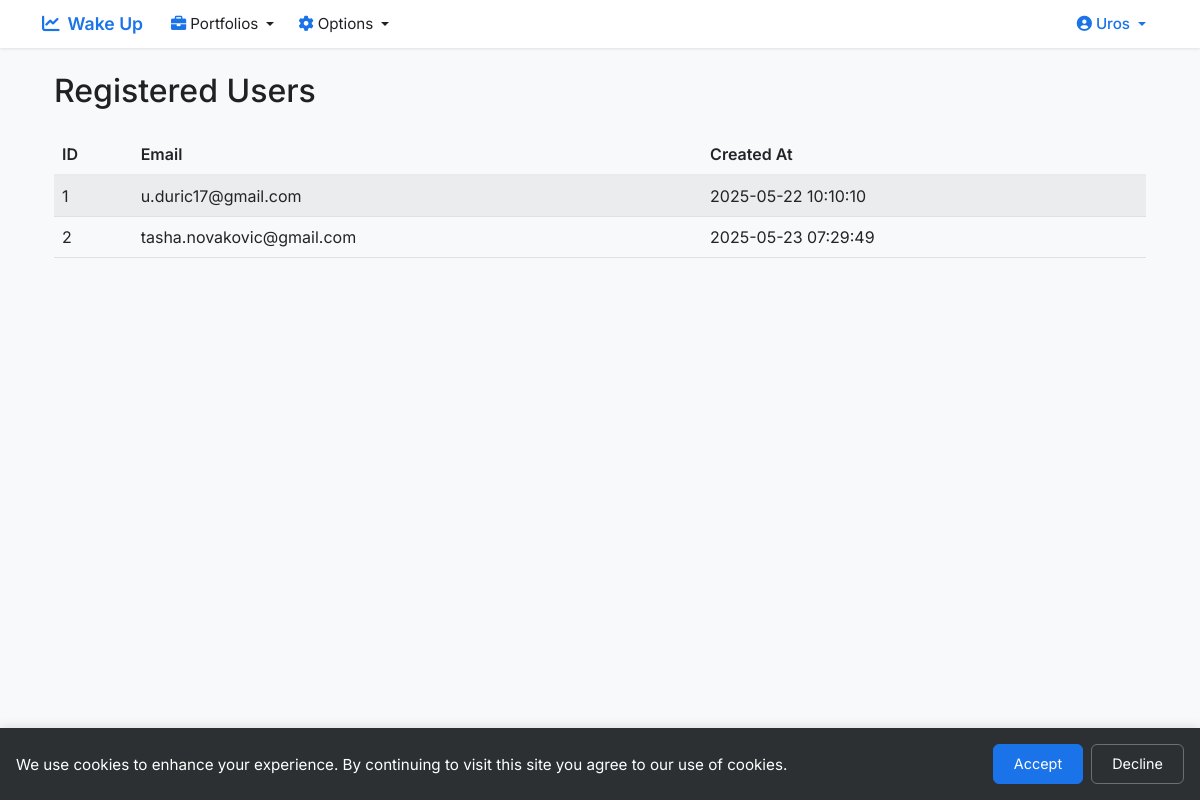
Page /users (signed in) on the earlier database version.
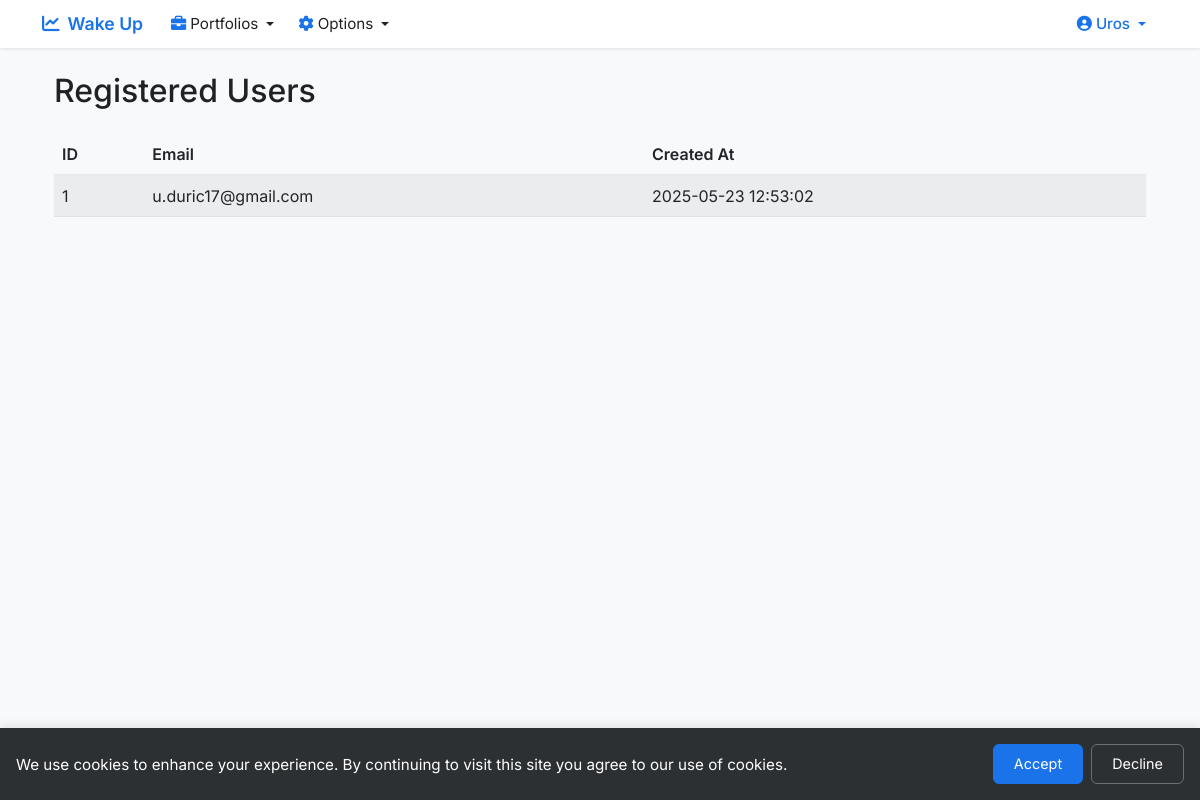
Same page on the later database version.
### app.py (models this page shows, shortened)
class User(UserMixin, db.Model):
    id = db.Column(db.Integer, primary_key=True)
    email = db.Column(db.String(120), unique=True, nullable=False)
    name = db.Column(db.String(80), nullable=False)
    password_hash = db.Column(db.String(128))
    user_type = db.Column(db.String(20), default='beginner')
    created_at = db.Column(db.DateTime, default=datetime.utcnow)
    birthday = db.Column(db.Date, nullable=True)
    portfolios = db.relationship('Portfolio', backref='user', lazy=True)
    benchmarks = db.relationship('Benchmark', back_populates='user', lazy=True)
    funds = db.relationship('Fund', back_populates='user', lazy=True)

### app.py (the view)
@app.route('/users')
def get_users():
    users = User.query.all()
    return render_template('users.html', users=users)

### app.py (called while the page is built)
@app.after_request
def add_security_headers(response):
    response.headers['X-Content-Type-Options'] = 'nosniff'
    response.headers['X-Frame-Options'] = 'SAMEORIGIN'
    response.headers['X-XSS-Protection'] = '1; mode=block'
    response.headers['Strict-Transport-Security'] = 'max-age=31536000; includeSubDomains'
    return response

@login_manager.user_loader
def load_user(user_id):
    return User.query.get(int(user_id))

### templates/users.html
{% extends "base.html" %}
{% block content %}
<div class="container mt-4">
    <h2 class="mb-4">Registered Users</h2>
    {% if users %}
    <div class="table-responsive">
        <table class="table table-striped">
            <thead>
                <tr>
                    <th>ID</th>
                    <th>Email</th>
                    <th>Created At</th>
                </tr>
            </thead>
            <tbody>
                {% for user in users %}
                <tr>
                    <td>{{ user.id }}</td>
                    <td>{{ user.email }}</td>
                    <td>{{ user.created_at.strftime('%Y-%m-%d %H:%M:%S') }}</td>
                </tr>
                {% endfor %}
            </tbody>
        </table>
    </div>
    {% else %}
    <div class="alert alert-info">No users registered yet.</div>
    {% endif %}
</div>
{% endblock %}

### templates/base.html (shortened to what this page needs)
<!DOCTYPE html>
<html lang="en">
<head>
    <link href="https://cdn.jsdelivr.net/npm/bootstrap@5.1.3/dist/css/bootstrap.min.css" rel="stylesheet">
    <link href="https://cdnjs.cloudflare.com/ajax/libs/font-awesome/6.0.0/css/all.min.css" rel="stylesheet">
</head>
<body>
    <nav class="navbar navbar-expand-lg">
        <div class="container">
            <a class="navbar-brand" href="{{ url_for('home') }}">
                <i class="fas fa-chart-line me-2"></i>Wake Up
            </a>
            <div class="collapse navbar-collapse" id="navbarNav">
                <ul class="navbar-nav me-auto">
                    {% if current_user.is_authenticated %}
                    <li class="nav-item dropdown">
                        <a class="nav-link dropdown-toggle" href="#" id="portfoliosDropdown" role="button" data-bs-toggle="dropdown">
                            <i class="fas fa-briefcase me-1"></i>Portfolios
                        </a>
                    </li>
                    <li class="nav-item dropdown">
                        <a class="nav-link dropdown-toggle" href="#" id="optionsDropdown" role="button" data-bs-toggle="dropdown">
                            <i class="fas fa-cog me-1"></i>Options
                        </a>
                    </li>
                    {% endif %}
                </ul>
                <ul class="navbar-nav ms-auto">
                    {% if current_user.is_authenticated %}
                    <li class="nav-item dropdown">
                        <a class="nav-link dropdown-toggle profile-link" href="#" id="profileDropdown" role="button" data-bs-toggle="dropdown">
                            <i class="fas fa-user-circle me-1"></i>{{ current_user.name }}
                        </a>
                    </li>
                    {% endif %}
                </ul>
            </div>
        </div>
    </nav>
    <div class="container mt-4">
        {% block content %}{% endblock %}
    </div>
    <div id="cookieConsent" class="cookie-consent" style="display: none;">
        <div class="cookie-content">
            <p>We use cookies to enhance your experience. By continuing to visit this site you agree to our use of cookies.</p>
            <div class="cookie-buttons">
                <button onclick="acceptCookies()" class="btn btn-primary">Accept</button>
                <button onclick="declineCookies()" class="btn btn-secondary">Decline</button>
            </div>
        </div>
    </div>
</body>
</html>

### templates/base.html (style rules this page uses)
:root { --primary-color: #1a73e8; --secondary-color: #4285f4; --accent-color: #669df6; --text-color: #202124; --light-bg: #f8f9fa; --border-color: #e8eaed; --white: #ffffff; --icon-color: #1a73e8; }
body { font-family: 'Inter', sans-serif; color: var(--text-color); background-color: var(--light-bg); }
.navbar { background: var(--white); padding: 0.5rem 0; box-shadow: 0 1px 3px rgba(0, 0, 0, 0.1); min-height: 48px; }
.navbar-brand { font-weight: 600; color: var(--primary-color) !important; font-size: 1.1rem; padding: 0.35rem 0; line-height: 1; }
.nav-link { color: var(--text-color) !important; font-size: 0.95rem; padding: 0.5rem 0.75rem !important; transition: color 0.2s ease; line-height: 1; }
.nav-link i { transition: transform 0.2s ease; color: var(--primary-color); }
.profile-link { color: var(--primary-color) !important; font-weight: 500; }
.profile-link i { color: var(--primary-color); }
.btn-primary { background-color: var(--accent-color); border-color: var(--accent-color); }
.table th { background-color: var(--light-bg); border-bottom: 2px solid var(--border-color); font-weight: 600; }
.cookie-consent { position: fixed; bottom: 0; left: 0; right: 0; background: rgba(33, 37, 41, 0.95); color: white; padding: 1rem; z-index: 9999; box-shadow: 0 -2px 10px rgba(0, 0, 0, 0.1); backdrop-filter: blur(10px); -webkit-backdrop-filter: blur(10px); }
.cookie-content { max-width: 1200px; margin: 0 auto; display: flex; align-items: center; justify-content: space-between; gap: 1rem; }
.cookie-content p { margin: 0; font-size: 0.95rem; line-height: 1.4; }
.cookie-buttons { display: flex; gap: 0.5rem; flex-shrink: 0; }
.cookie-buttons .btn { padding: 0.5rem 1.25rem; font-size: 0.9rem; border-radius: 6px; transition: all 0.2s ease; }
.cookie-buttons .btn-primary { background-color: var(--primary-color); border-color: var(--primary-color); }
.cookie-buttons .btn-secondary { background-color: transparent; border: 1px solid rgba(255, 255, 255, 0.3); color: white; }

Differences in the rows shown:
removed User: id "2", email "tasha.novakovic@gmail.com", created_at "2025-05-23 07:29:49"
changed User "u.duric17@gmail.com": created_at "2025-05-22 10:10:10" → "2025-05-23 12:53:02"
